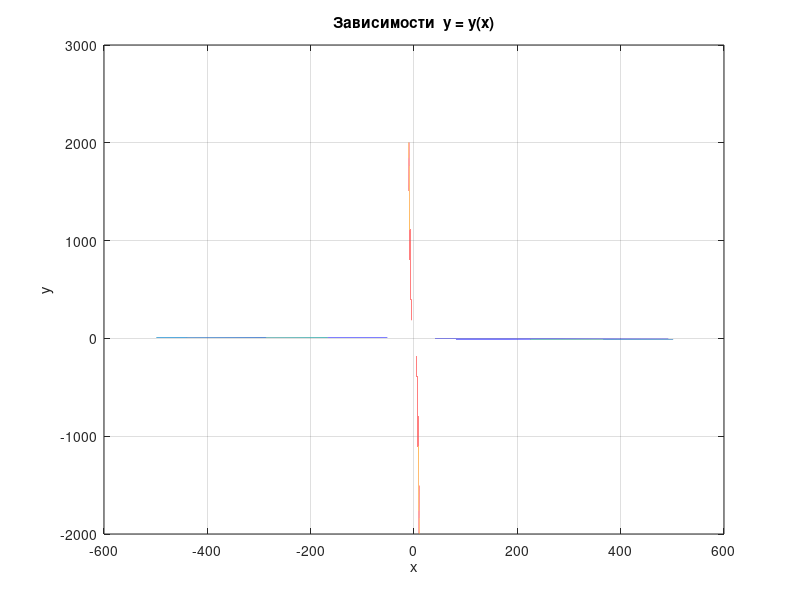

Reproduce this figure in MATLAB. (Note: this script raises an error after producing the figure.)
% вариант 22

%% номер 1 (Построение графиков и решение fsolve)
clc, clearvars, close all;

f = @(x) [2*x(1) + x(2)^3 - 3; 2*x(1)^3 + x(2) - 3];

y1 = linspace(-10,10, 1e5);
x1 = linspace(-10,10, 1e5);
x = (3 - y1.^3)/2;
y = 3 - 2*x1.^3; 

figure(1);
plot(x,y1); hold on;
plot(x1,y); title("Зависимости  y = y(x)"), xlabel('x'), ylabel('y'), grid on, xline(0,'k'), yline(0,'k'), xticks(-10:1:10), yticks(-10:1:10),
xlim([-10 10]), ylim([-10 10]);

x = fsolve(f,[1 1]);
plot(x(1), x(2), '*k');


%% номер 2 (решение методом ПИ)
clc, clearvars, close all;


e = 1e-3;
x0 = [0.1 0.1];
x = x0;
R = 1;

phi = @(x) [((3 - x(2))/2)^(1/3), (3 - 2*x(1))^(1/3)];

syms x1 x2;
phi_sym = [((3 - x2)/2)^(1/3), (3 - 2*x1)^(1/3)];
J = jacobian(phi_sym, [x1 x2]);

maxIter = 10;
i = 0;
while(i ~= maxIter)
    xOld = x;
    x = phi(x);

    Jr = double(subs(J, [x1, x2], x));
    R = sum(abs(Jr(1,:)))<1 || sum(abs(Jr(2,:)))<1;
    if R == 0
        fprintf('Условия сх не вып-ся на %d итерации, x:', i+1);
        disp(x);
        break;
    end

    if max(abs(x - xOld))<e
        fprintf('Достигнута точность эпсилон на %d итерации, x:', i+1);
        % x - xOld
        disp(x);
        break;
    end

    i = i + 1;
end
if (i == maxIter)
    fprintf('После iterMax = %d точность эпсилон не была достигнута, x:', i+1);
    disp(x);
end

%% номер 3 (решение методом ПИ зейдаля)
clc, clearvars, close all;


e = 1e-3;
x0 = [0.1 0.1];
x = x0;
R = 1;

phi_1 = @(x) ((3 - x)/2)^(1/3);
phi_2 = @(x) (3 - 2*x)^(1/3);

syms x1 x2;
phi_sym = [((3 - x2)/2)^(1/3), (3 - 2*x1)^(1/3)];
J = jacobian(phi_sym, [x1 x2]);

maxIter = 10;
i = 0;
while(i ~= maxIter)
    xOld = x;
    x(1) = phi_1(x(2));
    x(2) = phi_2(x(1));

    Jr = double(subs(J, [x1, x2], x));
    R = sum(abs(Jr(1,:)))<1 || sum(abs(Jr(2,:)))<1;
    if R == 0
        fprintf('Условия сх не вып-ся на %d итерации, x:', i+1);
        disp(x);
        break;
    end

    if max(abs(x - xOld))<e
        fprintf('Достигнута точность эпсилон на %d итерации, x:', i+1);
        % x - xOld
        disp(x);
        break;
    end

    i = i + 1;
end
if (i == maxIter)
    fprintf('После iterMax = %d точность эпсилон не была достигнута, x:', i+1);
    disp(x);
end

%% номер 4 (решение методом ньютона)
clc, clearvars, close all;

f = @(x) [2*x(1) + x(2)^3 - 3;
          2*x(1)^3 + x(2) - 3];
J = @(x) [2, 3*x(2)^2;
          6*x(1)^2, 1];

x = [0.1; 0.1];
eps = 1e-6;

maxIter = 20;
for k = 1:maxIter
    % J * h = -f 
    h = -J(x) \ f(x);
    x = x + h;
    fprintf("%4d     | %10.6f  %10.6f |  %e\n", k, x(1), x(2), norm(h));

    x1_plot(k) = x(1,1);
    x2_plot(k) = x(2,1);
    h_pot(k) = norm(h);

    if norm(h, inf) < eps
        break;
    end
end
fprintf("\nРешение: x1 = %.6f, x2 = %.6f\n", x(1), x(2));

plot(1:k, x1_plot, 'b'), hold on;
plot(1:k, x2_plot, 'm')
title('xi = xi(k)'), xlabel('k'), ylabel('x'), xline(0), yline(0), xticks(1:8), yticks(-5:(5+5)/60:5), legend('x1', 'x2'), grid on;



